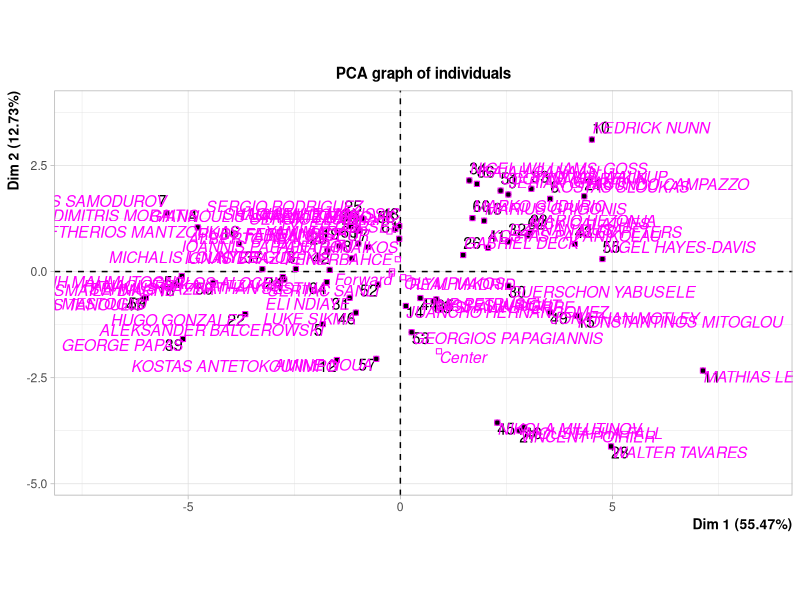
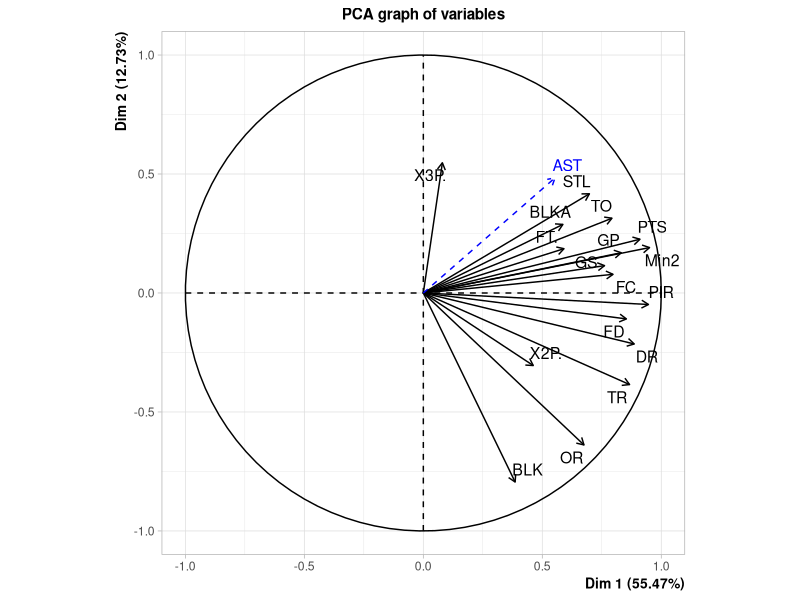
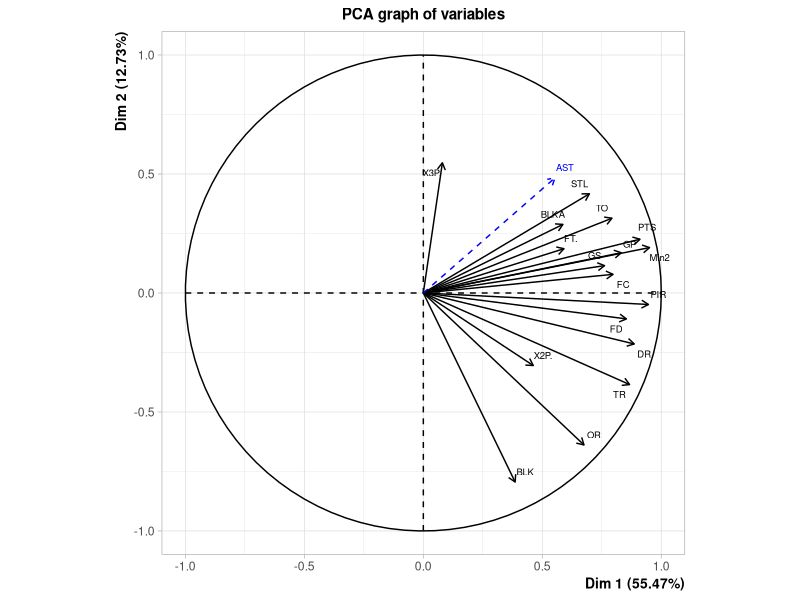
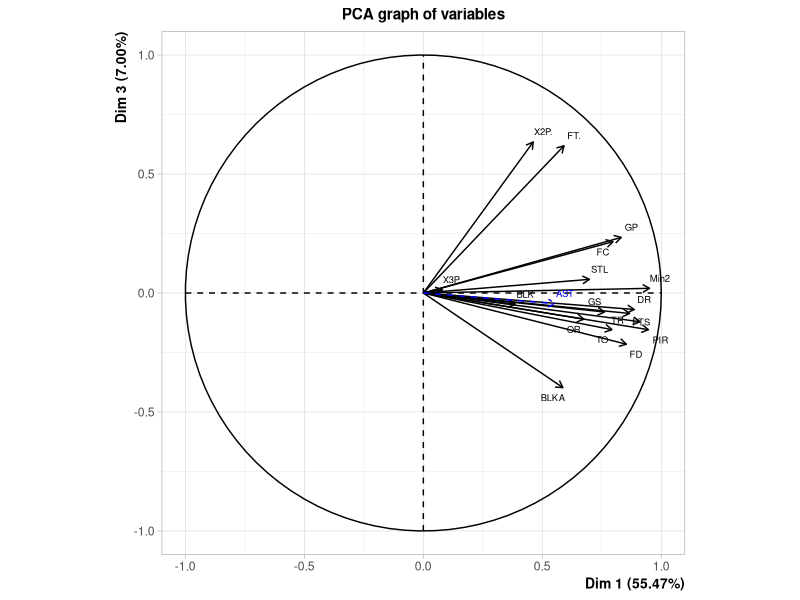
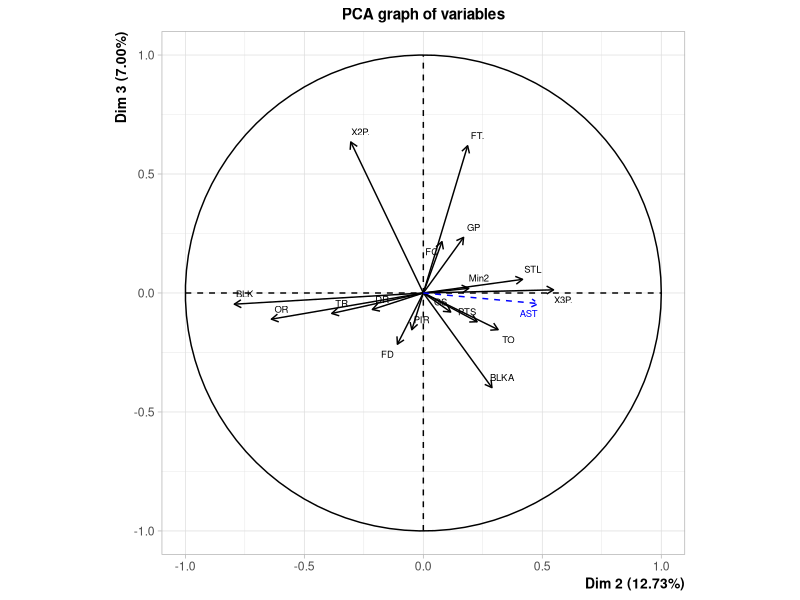
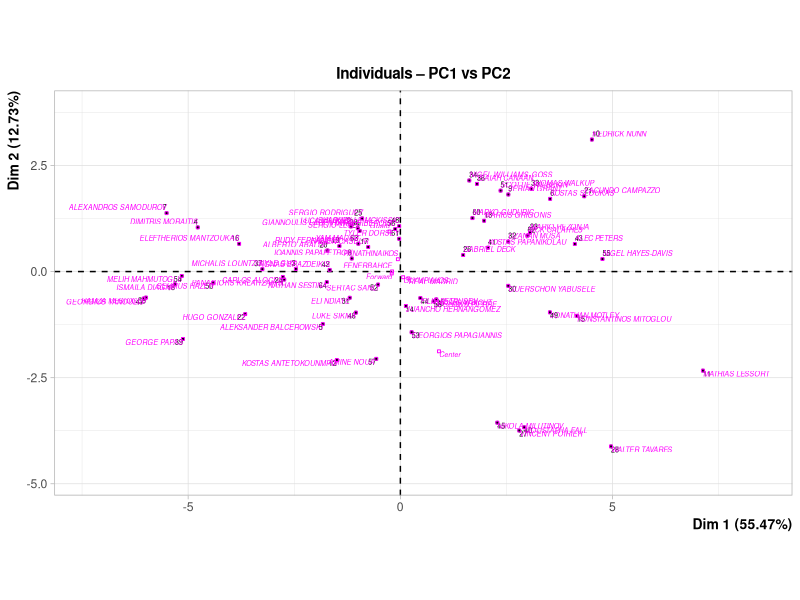
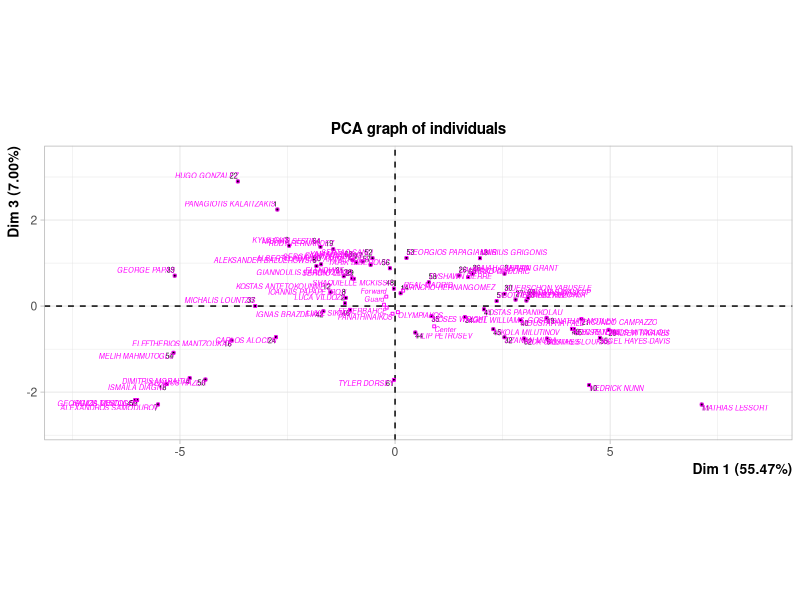
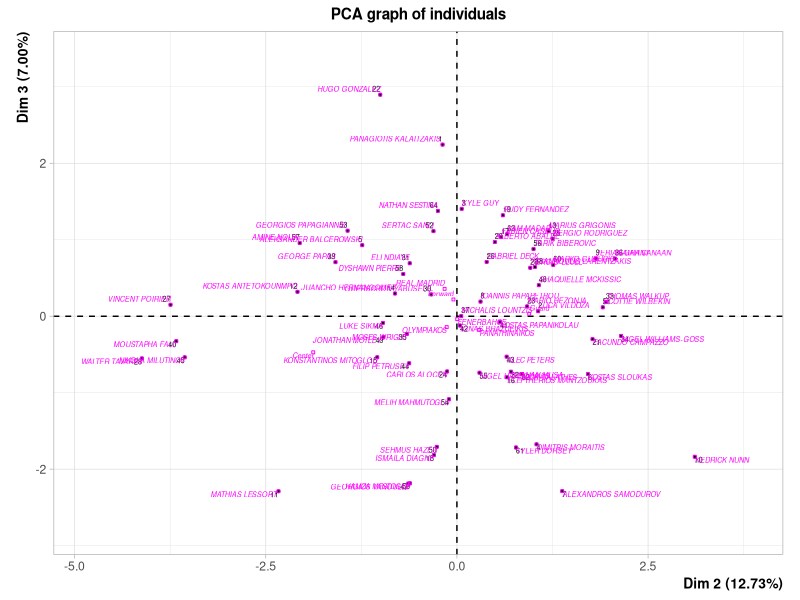

Write the R code that produced these figures, in order.
## ---- chunk 1
library(tidyverse)
library(RColorBrewer)
library(ggplot2)
library(reshape2)
library(viridis)
library(circlize)
library(gridExtra)
library(ggridges)
library(knitr)
## ---- chunk 2
df <- read.csv(file = "euroleague_23_24.csv", header = TRUE, sep = ";", dec=",")
head(df)
## ---- chunk 3
df <- select(df, -No)
df
## ---- chunk 4
aux <- strsplit(as.character(df$Min), split = ":")
head(aux)
## ---- chunk 5
min2 <- sapply(aux, function(x) {
  minutes <- as.numeric(x[1])
  seconds <- as.numeric(x[2])
  total_time <- minutes + seconds / 60
  return(total_time)
})

df$Min2 <- min2
df$Min <- NULL

head(df)
## ---- chunk 6
str(df)
df$TEAM <- as.factor(df$TEAM)
df$PLAYER <- as.factor(df$PLAYER)
df$POSITION <- as.factor(df$POSITION)

df$GP <- as.numeric(df$GP)
df$GS <- as.numeric(df$GS)
df$PTS <- as.numeric(df$PTS)
df$X2P. <- as.numeric(df$X2P.)
df$X3P. <- as.numeric(df$X3P.)
df$FT. <- as.numeric(df$FT.)
df$OR <- as.numeric(df$OR)
df$DR <- as.numeric(df$DR)
df$TR <- as.numeric(df$TR)
df$AST <- as.numeric(df$AST)
df$STL <- as.numeric(df$STL)
df$TO <- as.numeric(df$TO)
df$BLK <- as.numeric(df$BLK)
df$BLKA <- as.numeric(df$BLKA)
df$FC <- as.numeric(df$FC)
df$FD <- as.numeric(df$FD)
df$PIR <- as.numeric(df$PIR)
df$Min2 <- as.numeric(df$Min2)

head(df)
## ---- chunk 7
library(FactoMineR)

names(df)

dffa <- PCA(df, scale.unit = TRUE, ncp = 5, quali.sup = c(1, 2, 3), quanti.sup = 13, graph = TRUE)
## ---- chunk 8
summary(dffa)
## ---- chunk 9
eigenvalues <- dffa$eig
eigenvalues

which(eigenvalues[, "eigenvalue"] > 1)
## ---- chunk 10
dffa$var$cor
## ---- chunk 11
plot(dffa, choix= "var", axes = c(1, 2), main="Correlation between Variables and PC1 and PC2", cex=0.6)
plot(dffa, choix= "var", axes = c(1, 3), main="Correlation between Variables and PC1 and PC3", cex=0.6)
#plot(dffa, choix= "var", axes = c(1, 4), main="Correlation between Variables and PC1 and PC4", cex=0.6)
plot(dffa, choix= "var", axes = c(2, 3), main="Correlation between Variables and PC2 and PC3", cex=0.6)
#plot(dffa, choix= "var", axes = c(2, 4), main="Correlation between Variables and PC2 and PC4", cex=0.6)
#plot(dffa, choix= "var", axes = c(3, 4), main="Correlation between Variables and PC3 and PC4", cex=0.6)
## ---- chunk 12
fsize <- 0.45

plot(dffa, choix = "ind", axes = c(1, 2),
     label = "all",
     title = "Individuals – PC1 vs PC2", cex=fsize)

plot(dffa, choix = "ind", axes = c(1, 3),
     label = "all", cex=fsize,
     main  = "Individuals – PC1 vs PC3")

plot(dffa, choix = "ind", axes = c(2, 3),
     label = "all", cex=fsize,
     main  = "Individuals – PC2 vs PC3")

## ---- chunk 13
euro_num  <- df |> select(where(is.numeric)) 
d_euro <- dist(scale(euro_num), method = "euclidean")
mds_euro <- cmdscale(d_euro, k = 2, eig = TRUE)
cat("GOF of MDS:")
mds_euro$GOF
## ---- chunk 14
players <- df$PLAYER
x <- mds_euro$points[,1]
y <- mds_euro$points[,2]
plot(x, y, xlab="Coordinate 1", ylab="Coordinate 2",
     main="Metric MDS", type="n")
text(x, y, labels = players, cex=0.6)
